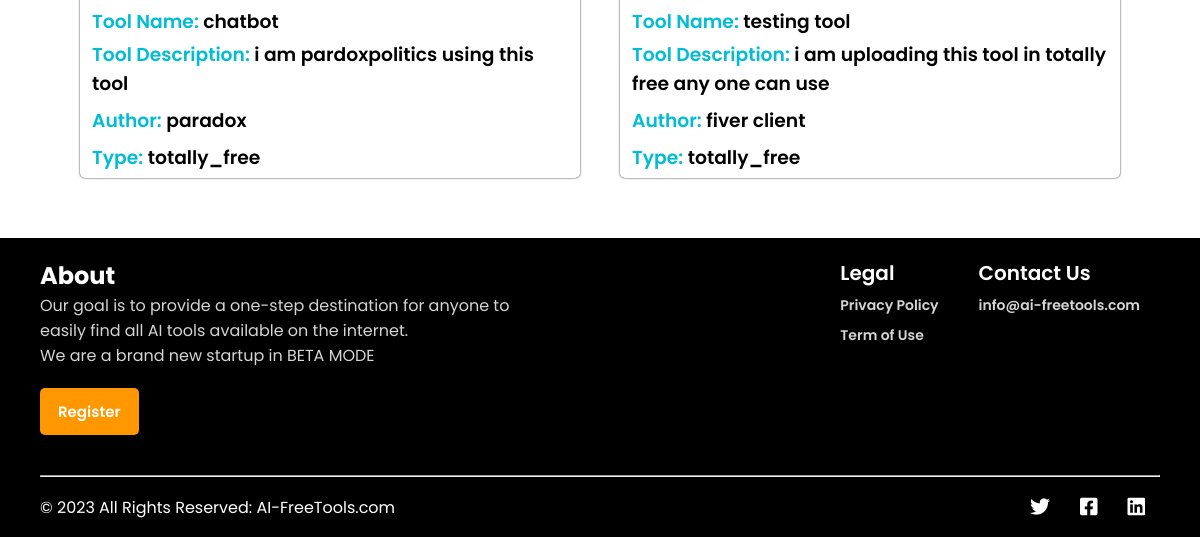
/totally-free (lower part), run on an earlier commit of the app's database.
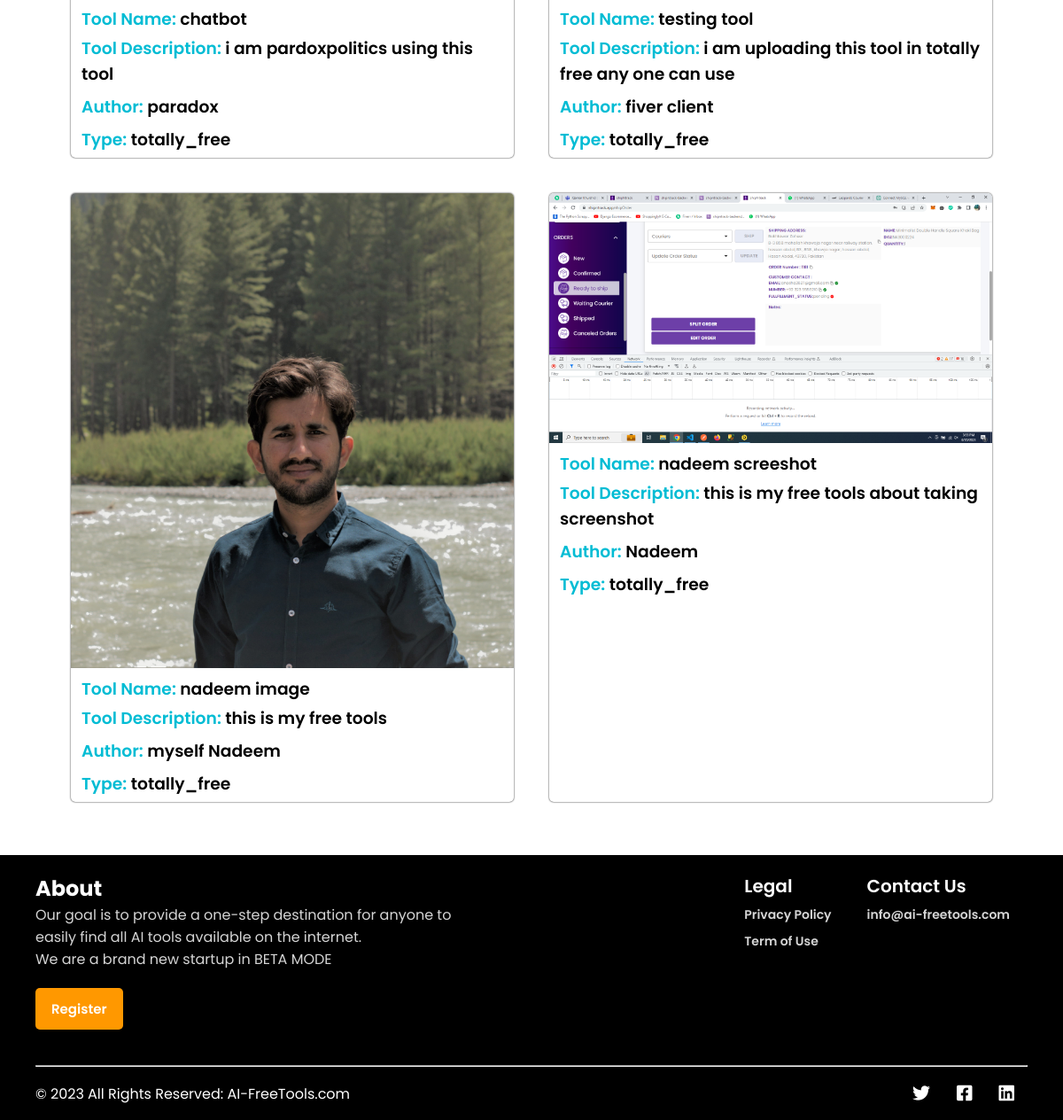
And on a later commit of the database.
### model.py (models this page shows, shortened)
class Entry(db.Model):
    id = db.Column(db.Integer, primary_key=True)
    description = db.Column(db.String(20))
    category = db.Column(db.String(50))
    author = db.Column(db.String(50))
    type = db.Column(db.String(50))
    tool_url = db.Column(db.String(200))
    tool_name = db.Column(db.String(100))
    filename = db.Column(db.String(100))
    created_at = db.Column(db.DateTime)
    publish = db.Column(db.Boolean, default=False)  # Add new column 'publish' with default value False

### app.py (the view, shortened to what this page needs)
@app.route('/totally-free', methods=['POST', 'GET'])
def totally_free():
    tools = Entry.query.filter_by(publish=True , type = 'totally_free').all()
    tool_data = []
    for tool in tools:
        tool_data.append({
            'description': tool.description,
            'category': tool.category,
            'author': tool.author,
            'type': tool.type,
            'tool_url': tool.tool_url,
            'tool_name': tool.tool_name,
            'filename': tool.filename,
            'created_at': tool.created_at
        })
    return render_template("totally-free.html" , tools = tool_data)

### templates/totally-free.html (shortened to what this page needs)
<!DOCTYPE html>
<html>
<head>
  <link rel="stylesheet" href="https://cdnjs.cloudflare.com/ajax/libs/font-awesome/6.4.0/css/all.min.css"
 />
  <link rel="stylesheet" type="text/css" href="/static/css/style.css">
</head>
<body>
  <div class="tool-listing">
    {% for tool in tools %}
    <div class="tool-card">
      <img src="static/uploads/{{ tool.filename}}">
      <h3><span class="highlight">Tool Name:</span> {{ tool.tool_name }}</h3>
      <h3><span class="highlight">Tool Description:</span> {{ tool.description }}<h3>
        <h3><span class="highlight">Author:</span> {{ tool.author }}<h3>
            <h3><span class="highlight">Type:</span> {{ tool.type }}<h3>
    </div>
    {% endfor %}
  </div>
  <footer>
    <div class="footer-first-column">
      <div class="footer-text">
        <div class="footer-about">
          <h2>About</h2>
          <p>Our goal is to provide a one-step destination for anyone to easily find all AI tools available on the
            internet.<br>We are a brand new startup in BETA MODE</p>
          <a href="/register">Register</a>
        </div>
        <div class="footer-link">
          <ul>
            <li>Legal</li>
            <li><a href="/privacy-policy">Privacy Policy</a></li>
            <li><a href="/terms-of-use">Term of Use</a></li>
          </ul>
          <ul>
            <li>Contact Us</li>
            <li><a href="mailto:info@ai-freetools.com">info@ai-freetools.com</a></li>
          </ul>
        </div>
      </div>
    </div>
    <hr style="background-color: #fff; height: 2px;">
    <div class="footer-second-column">
      <p>&copy; 2023 All Rights Reserved: AI-FreeTools.com</p>
      <ul>
        <li><a href="#"><i class="fab fa-twitter"></i></a></li>
        <li><a href="#"><i class="fab fa-facebook-square"></i></a></li>
        <li><a href="#"><i class="fab fa-linkedin"></i></a></li>
      </ul>
    </div>
  </footer>
</body>
</html>

What changed in the data, as far as the page shows it:
added Entry: filename (picture), tool_name "nadeem image", description "this is my free tools", author "myself Nadeem", type "totally_free"
added Entry: filename (picture), tool_name "nadeem screeshot", description "this is my free tools about taking screenshot", author "Nadeem", type "totally_free"
